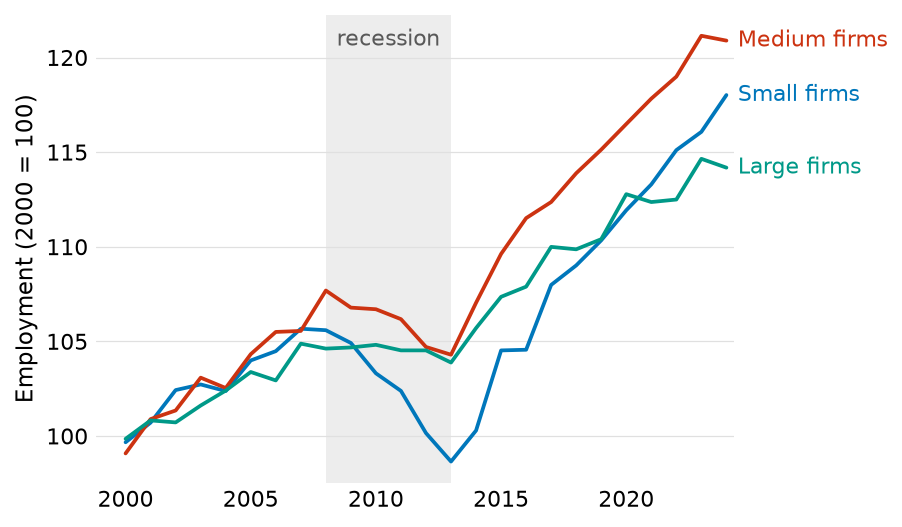

Reproduce this figure in Python.
"""A shaded period named in place, beside series labelled at their ends,
from synthetic data.

    uv run python docs/gallery/shaded_period.py

Writes shaded_period.png beside this script and fails if any label overlaps
something or runs off the figure.
"""

from pathlib import Path

import matplotlib.pyplot as plt
import numpy as np

import figtools as ft


def main():
    ft.setup()
    rng = np.random.default_rng(4)

    # Employment by firm size through a recession: small firms lose the
    # most jobs and take the longest to win them back.
    years = np.arange(2000, 2025)
    falling = np.clip((years - 2008) / 5, 0, 1)    # the fall, 2008 to 2013
    since = np.clip(years - 2013, 0, None)         # years of recovery
    sizes = {    # trend growth a year, depth of the fall, recovery time
        'Small firms': (0.8, 12, 6.0),
        'Medium firms': (0.9, 7, 4.0),
        'Large firms': (0.6, 4, 2.5),
    }

    fig, ax = plt.subplots(figsize=(5.9, 3.4))
    for name, (trend, depth, recovery) in sizes.items():
        path = (100 + trend * (years - 2000)
                - depth * falling * np.exp(-since / recovery))
        ax.plot(years, path + rng.normal(0, 0.5, len(years)), label=name)
    ft.shade(ax, 2008, 2013, 'recession')
    ax.set_ylabel('Employment (2000 = 100)')
    ft.label_lines(ax)

    found = ft.collisions(fig)
    if found:
        raise SystemExit(f'shaded_period: labels collide: {found}')
    fig.savefig(Path(__file__).with_suffix('.png'), dpi=150)


if __name__ == '__main__':
    main()
